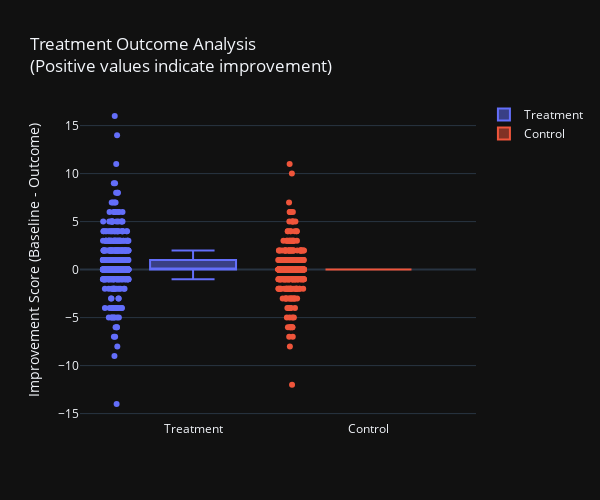

This figure's notebook cell:
### Markdown cell above
## Treatment Outcome Analysis

### Code cell
# Treatment outcome analysis
fig = visualizer.plot_treatment_outcome_analysis()
fig.show()

### Figure 1 — Plotly figure (JSON) as saved in the notebook; plotly's stock layout.template omitted (floating-point values rounded to 4 significant figures; data arrays with more than 128 entries replaced by an {"elided": "..."} marker saying what was removed)
{"data": [{"boxpoints": "all", "jitter": 0.3, "name": "Treatment", "pointpos": -1.8, "y": {"elided": "902 float values"}, "type": "box"}, {"boxpoints": "all", "jitter": 0.3, "name": "Control", "pointpos": -1.8, "y": {"elided": "842 float values"}, "type": "box"}], "layout": {"title": {"text": "Treatment Outcome Analysis<br>(Positive values indicate improvement)"}, "yaxis": {"title": {"text": "Improvement Score (Baseline - Outcome)"}}, "width": 600, "height": 500}}
